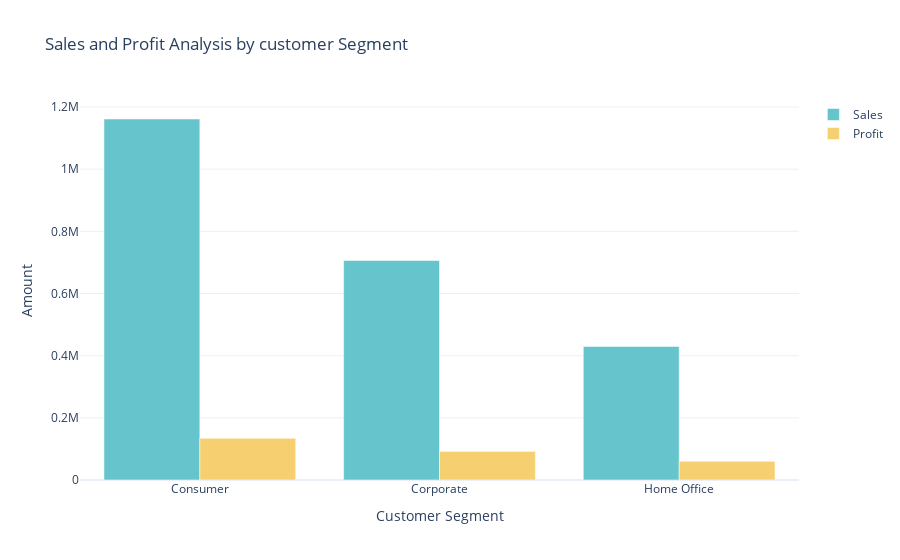

Write notebook code for a chart like this one.
### Markdown cell above
## Sales and profit customer segment

### Code cell
Sales_profit_by_segment = data.groupby('Segment').agg({'Sales': 'sum','Profit': 'sum'}).reset_index()

color_palette = colors.qualitative.Pastel

fig = go.Figure()
fig.add_trace(go.Bar(x=Sales_profit_by_segment['Segment'],
                    y=Sales_profit_by_segment['Sales'],
                    name='Sales',
                    marker_color=color_palette[0]))

fig.add_trace(go.Bar(x=Sales_profit_by_segment['Segment'],
                    y=Sales_profit_by_segment['Profit'],
                    name='Profit',
                    marker_color=color_palette[1]))

fig.update_layout(title='Sales and Profit Analysis by customer Segment',
                 xaxis_title='Customer Segment',yaxis_title='Amount')

fig.show()

### Figure 1 — Plotly figure (JSON) as saved in the notebook; plotly's stock layout.template omitted (floating-point values rounded to 4 significant figures)
{"data": [{"marker": {"color": "rgb(102, 197, 204)"}, "name": "Sales", "type": "bar", "x": ["Consumer", "Corporate", "Home Office"], "y": [1161000.0, 706100.0, 429700.0]}, {"marker": {"color": "rgb(246, 207, 113)"}, "name": "Profit", "type": "bar", "x": ["Consumer", "Corporate", "Home Office"], "y": [134100.0, 91980.0, 60300.0]}], "layout": {"autosize": true, "title": {"text": "Sales and Profit Analysis by customer Segment"}, "xaxis": {"autorange": true, "range": [-0.5, 2.5], "title": {"text": "Customer Segment"}, "type": "category"}, "yaxis": {"autorange": true, "range": [0, 1223000.0], "title": {"text": "Amount"}, "type": "linear"}}}
